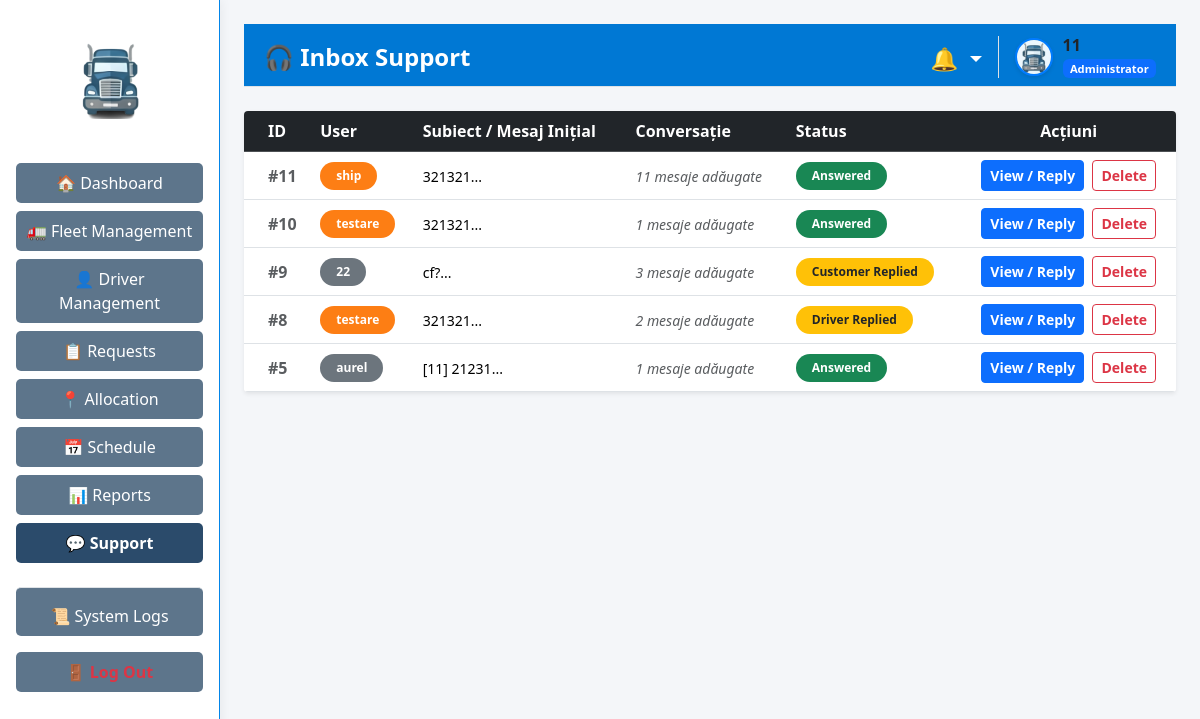
The page /admin/support (signed in) on the database as committed earlier.
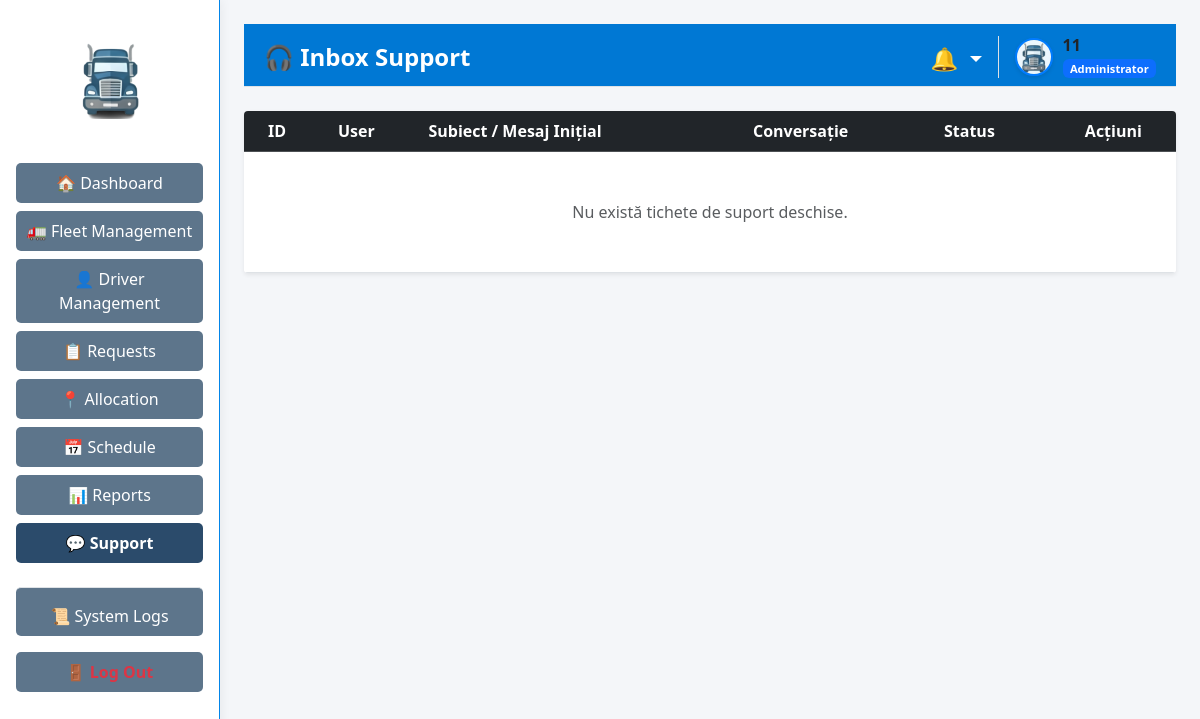
The same page on the database as committed later.
### tables this page shows
CREATE TABLE support_tickets (
                        id INTEGER PRIMARY KEY AUTOINCREMENT,
                        client TEXT NOT NULL,
                        message TEXT NOT NULL,
                        admin_response TEXT DEFAULT NULL,
                        timestamp DATETIME DEFAULT CURRENT_TIMESTAMP,
                        status TEXT DEFAULT 'New'
                    , client_role TEXT DEFAULT 'Customer', subject TEXT, user_id INTEGER);

### app/routes/admin_support_routes.py (the view)
@admin_support_bp.route('/admin/support')
def view_tickets() -> str:
    if session.get('role') not in ['Administrator', 'Staff']:
        return redirect(url_for('auth.login'))
    tickets_data = support_db.get_all_tickets()
    return render_template('admin/support_tickets.html', tickets=tickets_data, role=session.get('role'))

### app/models/notification_model.py (called while the page is built)
    def get_unread_notifications(self, target1: str, target2: str = '') -> List[Dict[str, Any]]:
        try:
            with sqlite3.connect(DB_PATH) as conn:
                conn.row_factory = sqlite3.Row
                cursor = conn.execute(
                    "SELECT * FROM notifications WHERE target_role IN (?, ?, 'All') AND is_read = 0 ORDER BY timestamp DESC",
                    (str(target1).strip(), str(target2).strip())
                )
                return [dict(row) for row in cursor.fetchall()]
        except sqlite3.Error as e:
            logging.error(f"Error fetching notifications: {e}")
            return []

### app/templates/admin/support_tickets.html (shortened to what this page needs)
{% extends "layouts/admin_layout.html" if session.get('role') == 'Administrator' else "layouts/staff_layout.html" %}
{% block page_header %}🎧 Inbox Support{% endblock %}
{% block content %}
<div class="table-container shadow-sm border-0 bg-white custom-rounded" style="overflow: hidden;">
    <table class="table table-hover align-middle mb-0">
        <thead class="table-dark">
            <tr>
                <th class="ps-4">ID</th>
                <th>User</th>
                <th>Subiect / Mesaj Inițial</th>
                <th>Conversație</th>
                <th>Status</th>
                <th class="text-center">Acțiuni</th>
            </tr>
        </thead>
        <tbody>
            {% if not tickets %}
            <tr><td colspan="6" class="text-center py-5 text-muted">Nu există tichete de suport deschise.</td></tr>
            {% else %}
                {% for t in tickets %}
                <tr>
                    <td class="ps-4 fw-bold text-muted">#{{ t.id }}</td>
                    <td>
                        <span class="badge {{ 'bg-driver' if t.client_role == 'Driver' else 'bg-customer' }} px-3 py-2 rounded-pill">
                            {{ t.client }}
                        </span>
                    </td>
                    <td><small>{{ t.message[:40] }}...</small></td>
                    <td>
                        <span class="text-muted small"><i>{{ t.replies|length }} mesaje adăugate</i></span>
                    </td>
                    <td>
                        <span class="badge rounded-pill bg-{{ 'info' if t.status == 'New' or t.status == 'Customer Ticket' or t.status == 'Driver Ticket' else ('warning text-dark' if 'Replied' in t.status else 'success') }} px-3 py-2">
                            {{ t.status }}
                        </span>
                    </td>
                    <td class="text-center">
                        <button class="btn btn-sm btn-primary fw-bold custom-rounded" data-bs-toggle="modal" data-bs-target="#respondModal{{ t.id }}">View / Reply</button>
                        <form action="{{ url_for('admin_support.delete_ticket', ticket_id=t.id) }}" method="POST" style="display:inline;" onsubmit="return confirm('Sigur ștergi acest tichet și toată conversația?');">
                            <button type="submit" class="btn btn-sm btn-outline-danger ms-1 custom-rounded fw-bold">Delete</button>
                        </form>
                    </td>
                </tr>
                {% endfor %}
            {% endif %}
        </tbody>
    </table>
</div>
{% endblock %}

Rows that differ between the two databases and show on the page:
removed support_tickets: id "11", client "ship", message "321321", replies|length "11", status "Answered"
removed support_tickets: id "10", client "testare", message "321321", replies|length "1", status "Answered"
removed support_tickets: id "9", client "22", message "cf?", replies|length "3", status "Customer Replied", client_role "Customer" (drawn)
removed support_tickets: id "8", client "testare", message "321321", replies|length "2", status "Driver Replied"
removed support_tickets: id "5", client "aurel", message "[11] 21231", replies|length "1", status "Answered", client_role "Customer" (drawn)
Other text that changed with them:
text now shown: "Nu există tichete de suport deschise."
